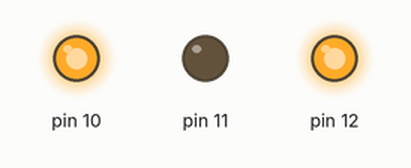
Recording of a sketch running on a simulated Arduino Uno, built with avr-gcc and run on an emulated ATmega328P. Parts: output pins drawn as LEDs (lit = HIGH).

Above: at 0.5 s.
At 1.5 s:
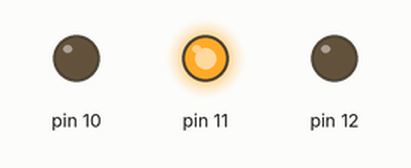
At 5.5 s:
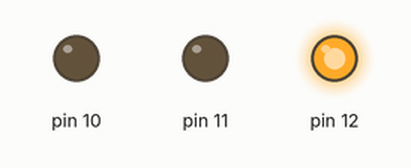
Timing chart, 0 to 6.9 s (numbered marks = the images above):
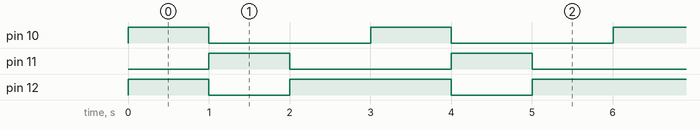

The sketch:

led3_v3.ino
```cpp
void setup() {
  // Initiate pins for 10 to 12 as output

  for ( int i = 10 ; i <= 12 ; i++)
  {
    pinMode(i, OUTPUT);
  }

}


void loop() {

  for(int i=10; i <= 12; i++){

       digitalWrite( i, HIGH) ;
       digitalWrite(i+2, HIGH);
       delay (1000);

       digitalWrite( i, LOW) ;
       digitalWrite(i+2, LOW);
       delay(1);

  }


}
```

Measured:
- by itself, pin 10, pin 11: alternates HIGH for 1.0 s and LOW for 2.0 s
- by itself, pin 12: repeats every 3.0 s: LOW 1.0 s, HIGH 2.0 s
- by itself, everything shown: repeats every 3.0 s, in 6 steps
